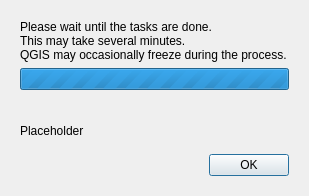
<?xml version="1.0" encoding="UTF-8"?>
<ui version="4.0">
 <class>progressDialog</class>
 <widget class="QDialog" name="progressDialog">
  <property name="windowModality">
   <enum>Qt::WindowModal</enum>
  </property>
  <property name="geometry">
   <rect>
    <x>0</x>
    <y>0</y>
    <width>309</width>
    <height>196</height>
   </rect>
  </property>
  <property name="windowTitle">
   <string>Please Wait</string>
  </property>
  <property name="modal">
   <bool>true</bool>
  </property>
  <layout class="QGridLayout" name="gridLayout_3">
   <item row="0" column="0">
    <widget class="QWidget" name="waitWidget" native="true">
     <layout class="QGridLayout" name="gridLayout_2">
      <item row="0" column="0">
       <widget class="QLabel" name="label">
        <property name="sizePolicy">
         <sizepolicy hsizetype="Minimum" vsizetype="Preferred">
          <horstretch>0</horstretch>
          <verstretch>0</verstretch>
         </sizepolicy>
        </property>
        <property name="text">
         <string>Please wait until the tasks are done.
This may take several minutes.
QGIS may occasionally freeze during the process.</string>
        </property>
       </widget>
      </item>
      <item row="1" column="0">
       <widget class="QProgressBar" name="progressBar">
        <property name="sizePolicy">
         <sizepolicy hsizetype="Minimum" vsizetype="Fixed">
          <horstretch>0</horstretch>
          <verstretch>0</verstretch>
         </sizepolicy>
        </property>
        <property name="maximum">
         <number>0</number>
        </property>
        <property name="value">
         <number>-1</number>
        </property>
        <property name="textVisible">
         <bool>false</bool>
        </property>
       </widget>
      </item>
     </layout>
    </widget>
   </item>
   <item row="1" column="0">
    <widget class="QWidget" name="finishWidget" native="true">
     <property name="sizePolicy">
      <sizepolicy hsizetype="Minimum" vsizetype="Preferred">
       <horstretch>0</horstretch>
       <verstretch>0</verstretch>
      </sizepolicy>
     </property>
     <layout class="QGridLayout" name="gridLayout">
      <item row="0" column="0">
       <widget class="QLabel" name="finishLabel">
        <property name="sizePolicy">
         <sizepolicy hsizetype="Minimum" vsizetype="Preferred">
          <horstretch>0</horstretch>
          <verstretch>0</verstretch>
         </sizepolicy>
        </property>
        <property name="text">
         <string>Placeholder</string>
        </property>
       </widget>
      </item>
      <item row="1" column="0">
       <widget class="QDialogButtonBox" name="buttonBox">
        <property name="sizePolicy">
         <sizepolicy hsizetype="Minimum" vsizetype="Fixed">
          <horstretch>0</horstretch>
          <verstretch>0</verstretch>
         </sizepolicy>
        </property>
        <property name="standardButtons">
         <set>QDialogButtonBox::Ok</set>
        </property>
       </widget>
      </item>
     </layout>
    </widget>
   </item>
  </layout>
 </widget>
 <resources/>
 <connections>
  <connection>
   <sender>buttonBox</sender>
   <signal>accepted()</signal>
   <receiver>progressDialog</receiver>
   <slot>accept()</slot>
   <hints>
    <hint type="sourcelabel">
     <x>154</x>
     <y>165</y>
    </hint>
    <hint type="destinationlabel">
     <x>154</x>
     <y>97</y>
    </hint>
   </hints>
  </connection>
 </connections>
</ui>
